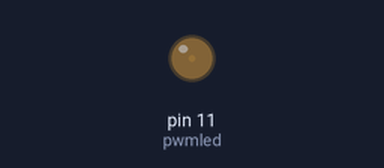
This sketch was run on a simulated Arduino Uno, built with avr-gcc and run on an emulated ATmega328P. On the bench: output pins drawn as LEDs (lit = HIGH).

Above: at 0.05 s.
At 0.65 s:
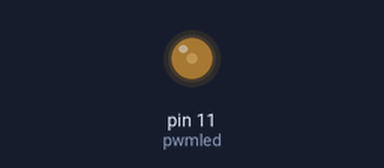
At 1.3 s:
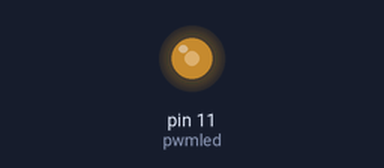
At 2.55 s:
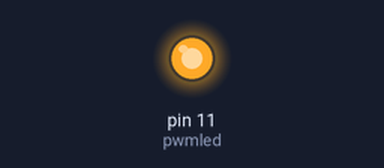
Timing chart, 0 to 5.9 s (numbered marks = the images above):
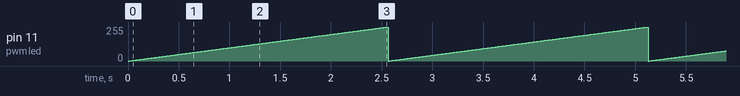

Measured:
- by itself, pin 11 (pwmled): ramps from 0/255 to 255/255 and jumps back, once every 2.6 s

The sketch:

Fading_Led.ino
```cpp
int pwmled = 11;

void setup() {
pinMode(pwmled,OUTPUT);
}

void loop() {
  for(int value =0;value<256;value++){
  analogWrite(pwmled,value);
  delay(10);
  }
}
```
